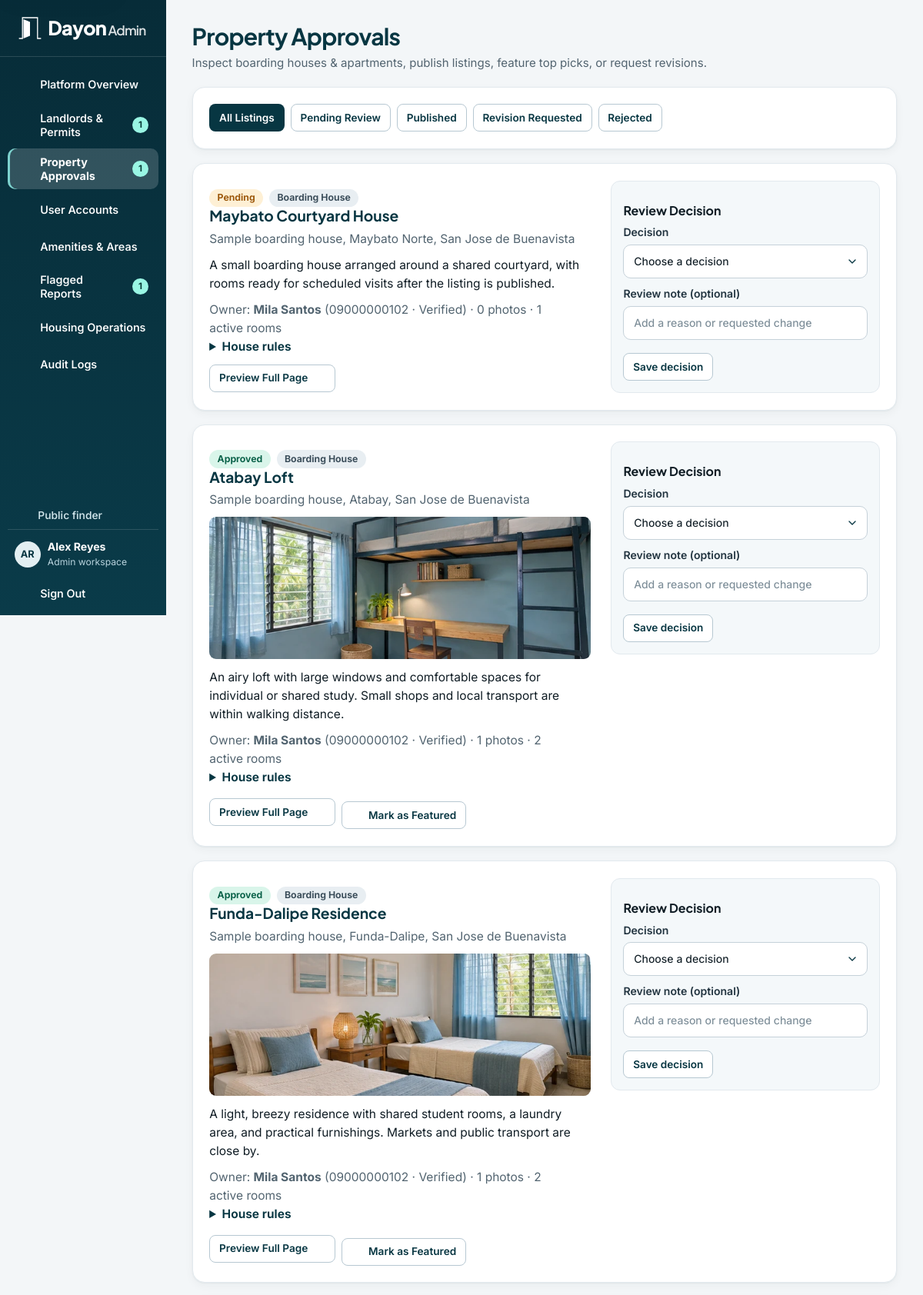
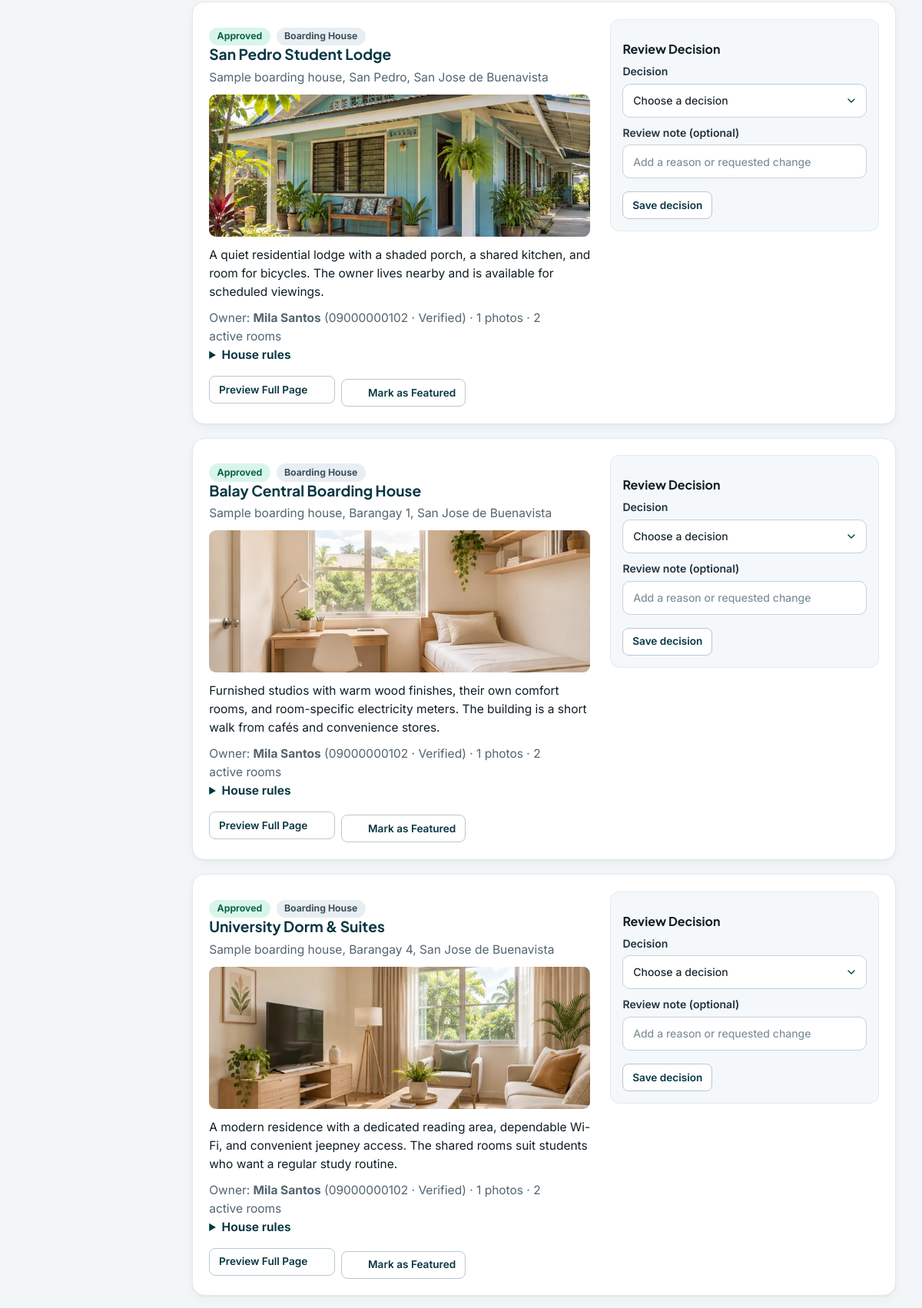
The page /admin/properties.php (signed in, upper part) on the database its author committed (2 pictures, top to bottom).
### tables this page shows
CREATE TABLE users (
    user_id BIGINT UNSIGNED AUTO_INCREMENT PRIMARY KEY,
    role_id TINYINT UNSIGNED NOT NULL,
    email VARCHAR(150) NOT NULL UNIQUE,
    password_hash VARCHAR(255) NOT NULL,
    first_name VARCHAR(80) NOT NULL,
    last_name VARCHAR(80) NOT NULL,
    phone_number VARCHAR(20) NOT NULL,
    account_status ENUM('active', 'suspended', 'pending') NOT NULL DEFAULT 'active',
    created_at TIMESTAMP NOT NULL DEFAULT CURRENT_TIMESTAMP,
    updated_at TIMESTAMP NOT NULL DEFAULT CURRENT_TIMESTAMP ON UPDATE CURRENT_TIMESTAMP,
    CONSTRAINT fk_users_role FOREIGN KEY (role_id) REFERENCES roles(role_id)
);

CREATE TABLE roles (
    role_id TINYINT UNSIGNED AUTO_INCREMENT PRIMARY KEY,
    role_name VARCHAR(30) NOT NULL UNIQUE
);

CREATE TABLE properties (
    property_id BIGINT UNSIGNED AUTO_INCREMENT PRIMARY KEY,
    landlord_id BIGINT UNSIGNED NOT NULL,
    barangay_id INT UNSIGNED NOT NULL,
    property_name VARCHAR(150) NOT NULL,
    property_type ENUM('boarding_house', 'apartment', 'dormitory', 'bedspace') NOT NULL DEFAULT 'boarding_house',
    description TEXT NULL,
    street_address VARCHAR(255) NULL,
    nearest_school VARCHAR(150) NULL,
    nearest_landmark VARCHAR(255) NULL,
    latitude DECIMAL(10, 7) NULL,
    longitude DECIMAL(10, 7) NULL,
    distance_to_campus_m INT UNSIGNED NULL,
    gender_policy ENUM('all', 'male_only', 'female_only') NULL DEFAULT NULL,
    curfew_time TIME NULL,
    no_curfew TINYINT(1) NOT NULL DEFAULT 0,
    house_rules TEXT NULL,
    water_billing ENUM('included', 'submetered', 'shared', 'fixed') NULL,
    water_notes VARCHAR(150) NULL,
    electricity_billing ENUM('included', 'submetered', 'shared', 'own_meter') NULL,
    electricity_notes VARCHAR(150) NULL,
    wifi_policy ENUM('free', 'paid', 'tenant_own', 'none') NULL,
    wifi_notes VARCHAR(150) NULL,
    furnishing_status ENUM('unfurnished', 'semi_furnished', 'fully_furnished') NULL,
    deposit_terms VARCHAR(200) NULL,
    minimum_stay VARCHAR(100) NULL,
    payment_methods VARCHAR(150) NULL,
    visitor_policy VARCHAR(200) NULL,
    cooking_policy VARCHAR(200) NULL,
    pet_policy VARCHAR(150) NULL,
    contact_person VARCHAR(120) NULL,
    contact_phone VARCHAR(30) NULL,
    contact_social VARCHAR(200) NULL,
    viewing_hours VARCHAR(150) NULL,
    custom_details TEXT NULL,
    is_featured TINYINT(1) NOT NULL DEFAULT 0,
    approval_status ENUM('pending', 'approved', 'rejected', 'revision_requested') NOT NULL DEFAULT 'pending',
    approved_by BIGINT UNSIGNED NULL,
    approved_at TIMESTAMP NULL,
    created_at TIMESTAMP NOT NULL DEFAULT CURRENT_TIMESTAMP,
    updated_at TIMESTAMP NOT NULL DEFAULT CURRENT_TIMESTAMP ON UPDATE CURRENT_TIMESTAMP,
    INDEX idx_properties_search (approval_status, property_type, gender_policy, distance_to_campus_m),
    CONSTRAINT fk_property_landlord FOREIGN KEY (landlord_id) REFERENCES landlord_profiles(landlord_id),
    CONSTRAINT fk_property_barangay FOREIGN KEY (barangay_id) REFERENCES barangays(barangay_id),
    CONSTRAINT fk_property_approver FOREIGN KEY (approved_by) REFERENCES users(user_id) ON DELETE SET NULL
);

CREATE TABLE barangays (
    barangay_id INT UNSIGNED AUTO_INCREMENT PRIMARY KEY,
    municipality_id INT UNSIGNED NOT NULL,
    barangay_name VARCHAR(100) NOT NULL,
    UNIQUE KEY uq_barangay_municipality (municipality_id, barangay_name),
    CONSTRAINT fk_barangay_municipality FOREIGN KEY (municipality_id) REFERENCES municipalities(municipality_id)
);

CREATE TABLE municipalities (
    municipality_id INT UNSIGNED AUTO_INCREMENT PRIMARY KEY,
    municipality_name VARCHAR(100) NOT NULL,
    province_name VARCHAR(100) NOT NULL,
    UNIQUE KEY uq_municipality_province (municipality_name, province_name)
);

CREATE TABLE landlord_profiles (
    landlord_id BIGINT UNSIGNED PRIMARY KEY,
    government_id_path VARCHAR(255) NOT NULL DEFAULT '',
    business_permit_path VARCHAR(255) NULL,
    verification_status ENUM('pending', 'verified', 'rejected') NOT NULL DEFAULT 'pending',
    verified_by BIGINT UNSIGNED NULL,
    verified_at TIMESTAMP NULL,
    CONSTRAINT fk_landlord_user FOREIGN KEY (landlord_id) REFERENCES users(user_id) ON DELETE CASCADE,
    CONSTRAINT fk_landlord_verifier FOREIGN KEY (verified_by) REFERENCES users(user_id) ON DELETE SET NULL
);

### admin/properties.php (the view, shortened to what the rows shown need)
<?php
require __DIR__ . '/../includes/bootstrap.php';
require __DIR__ . '/_forms.php';
$filterStatus = is_string($_GET['status'] ?? null) && in_array($_GET['status'], ['pending', 'approved', 'revision_requested', 'rejected'], true) ? $_GET['status'] : '';
$where = $filterStatus ? 'WHERE p.approval_status = ?' : '';
$params = $filterStatus ? [$filterStatus] : [];
$properties = rows("SELECT p.*, b.barangay_name, m.municipality_name, lp.verification_status,
        u.account_status, CONCAT(u.first_name, ' ', u.last_name) AS owner, u.phone_number AS owner_phone,
        (SELECT COUNT(*) FROM rooms r WHERE r.property_id = p.property_id AND r.is_active = 1) AS active_rooms,
        (SELECT COUNT(*) FROM property_images i WHERE i.property_id = p.property_id) AS photo_count,
        (SELECT COUNT(*) FROM landlord_permits pm WHERE pm.landlord_id = p.landlord_id AND (pm.property_id = p.property_id OR pm.property_id IS NULL) AND pm.verification_status = 'verified') AS verified_permits,
        (SELECT image_path FROM property_images i WHERE i.property_id = p.property_id ORDER BY is_primary DESC, image_id LIMIT 1) AS image_path
    FROM properties p JOIN barangays b ON b.barangay_id = p.barangay_id
    JOIN municipalities m ON m.municipality_id = b.municipality_id
    JOIN landlord_profiles lp ON lp.landlord_id = p.landlord_id
    JOIN users u ON u.user_id = p.landlord_id
    {$where}
    ORDER BY p.approval_status = 'pending' DESC, p.is_featured DESC, p.updated_at DESC, p.property_id DESC", $params);
$pageTitle = 'Property Approvals';
require __DIR__ . '/../includes/portal_header.php';
?>
<?php foreach ($properties as $property): ?>
    <?php
    $choices = [];
    $ownerActive = $property['account_status'] === 'active';
    $ownerVerified = $property['verification_status'] === 'verified';
    if ($ownerActive && $property['approval_status'] !== 'approved') {
        if ($ownerVerified) {
            $choices['approved'] = 'Approve & Publish Listing';
        } else {
            $choices['approve_and_verify'] = 'Verify Owner & Publish Listing';
        }
    }
    if ($property['approval_status'] !== 'revision_requested') {
        $choices['revision_requested'] = 'Request Revisions';
    }
    if ($property['approval_status'] !== 'rejected') {
        $choices['rejected'] = 'Reject Listing';
    }
    if ($property['approval_status'] === 'approved') {
        $choices['pending'] = 'Unpublish (Set Pending)';
    }
    ?>
    <article class="panel" id="listing-review-<?= (int) $property['property_id'] ?>">
        <div class="review-layout">
            <div class="record-summary">
                <div class="actions">
                    <span class="badge <?= e($property['approval_status']) ?>"><?= e(admin_status_label($property['approval_status'])) ?></span>
                    <span class="badge"><?= e(property_type_label($property['property_type'] ?? 'boarding_house')) ?></span>
                </div>
                <h2><?= e($property['property_name']) ?></h2>
                <p class="muted"><?= e(($property['street_address'] ? $property['street_address'] . ', ' : '') . $property['barangay_name'] . ', ' . $property['municipality_name']) ?></p>
                <?php if (!empty($property['image_path'])): ?><img class="record-cover" src="<?= e(media_url($property['image_path'])) ?>" alt="" loading="lazy"><?php endif; ?>
                <?php if (!empty($property['description'])): ?><p><?= nl2br(e($property['description'])) ?></p><?php endif; ?>
                <p class="muted">
                    Owner: <strong><?= e($property['owner']) ?></strong> (<?= e($property['owner_phone']) ?> · <?= e(ucfirst($property['verification_status'])) ?>) ·
                    <?= (int) $property['photo_count'] ?> photos · <?= (int) $property['active_rooms'] ?> active rooms
                </p>
                <?php if (!empty($property['house_rules'])): ?><details><summary>House rules</summary><p><?= nl2br(e($property['house_rules'])) ?></p></details><?php endif; ?>
                <div class="actions">
                    <a class="button secondary small" href="<?= e(url('property.php?id=' . $property['property_id'])) ?>">Preview Full Page <?= icon('arrow') ?></a>
                    <?php if ($property['approval_status'] === 'approved'): ?>
                        <form method="post" action="<?= e(url('actions/admin_action.php')) ?>">
                            <button class="button small secondary" name="status" value="<?= !empty($property['is_featured']) ? 'unfeature' : 'feature' ?>">
                                <?= icon('star') ?> <?= !empty($property['is_featured']) ? 'Remove Featured' : 'Mark as Featured' ?>
                            </button>
                        </form>
                    <?php endif; ?>
                </div>
            </div>
            <div class="record-decision">
                <h3>Review Decision</h3>
                <?php admin_status_form('property', (int) $property['property_id'], $choices, true); ?>
            </div>
        </div>
    </article>
<?php endforeach; ?>
<?php require __DIR__ . '/../includes/portal_footer.php'; ?>

### includes/portal_header.php (shortened to what the rows shown need)
<?php
$portalRole = $user['role_name'];
require __DIR__ . '/document_head.php';
?>
<body class="portal-body portal-<?= e($portalRole) ?>">
<div class="portal-layout">
    <aside class="portal-sidebar" aria-label="<?= e(ucfirst($portalRole)) ?> workspace">
        <details class="portal-navigation navigation-disclosure" data-navigation="860" open>
            <summary><?= icon('menu') ?> <span>Menu</span> <?= icon('chevron', 'menu-chevron') ?></summary>
            <div class="portal-navigation-content">
                <div class="portal-sidebar-bottom">
                    <div class="portal-identity">
                        <span class="avatar" aria-hidden="true"><?= e(user_initials($user)) ?></span>
                        <div><strong><?= e($user['full_name']) ?></strong><span><?= e(ucfirst($portalRole)) ?> workspace</span></div>
                    </div>
                </div>
            </div>
        </details>
    </aside>
    <main id="main" class="portal-main">
        <header class="portal-page-heading<?= !empty($pageHeaderClass) ? ' ' . e($pageHeaderClass) : '' ?>">
            <div>
                <h1><?= e($pageTitle) ?></h1>
            </div>
        </header>

### includes/helpers.php (shortened to what the rows shown need)
<?php
function e(mixed $value): string
{
    return htmlspecialchars((string) $value, ENT_QUOTES | ENT_SUBSTITUTE, 'UTF-8');
}
function url(string $path = ''): string
{
    static $base = null;
    if ($base === null) {
        $configured = getenv('DAYON_BASE_PATH');
        $root = str_replace('\\', '/', (string) realpath($_SERVER['DOCUMENT_ROOT'] ?? APP_ROOT));
        $app = str_replace('\\', '/', APP_ROOT);
        $prefix = rtrim($root, '/') . '/';
        $base = $configured !== false
            ? '/' . trim($configured, '/')
            : (str_starts_with(strtolower($app), strtolower($prefix)) ? '/' . substr($app, strlen($prefix)) : '');
        $base = rtrim($base, '/');
    }
    return $base . '/' . ltrim($path, '/');
}
function query(string $sql, array $params = []): PDOStatement
{
    global $pdo;
    $statement = $pdo->prepare($sql);
    $statement->execute($params);
    return $statement;
}
function row(string $sql, array $params = []): ?array
{
    $result = query($sql, $params)->fetch();
    return $result === false ? null : $result;
}
function rows(string $sql, array $params = []): array
{
    return query($sql, $params)->fetchAll();
}
function property_type_label(?string $type): string
{
    return PROPERTY_TYPES[$type ?? 'boarding_house'] ?? 'Boarding House';
}
function media_url(string $path): string
{
    if (preg_match('~^assets/images/[a-z\d/_-]+\.(?:webp|jpe?g|png)$~iD', $path)) {
        return url($path);
    }
    return url('media.php?file=' . rawurlencode($path));
}
function user_initials(array $user): string
{
    return mb_strtoupper(mb_substr($user['first_name'], 0, 1) . mb_substr($user['last_name'], 0, 1));
}
function icon(string $name, string $class = ''): string
{
    return '<svg class="icon ' . e($class) . '" aria-hidden="true" viewBox="0 0 24 24" fill="none" stroke="currentColor" stroke-width="1.75" stroke-linecap="round" stroke-linejoin="round">' . ($paths[$name] ?? '') . '</svg>';
}

### admin/_forms.php (shortened to what the rows shown need)
<?php
function admin_status_form(string $operation, int $id, array $choices, bool $withNote = false, string $search = ''): void
{
    ?>
    <form method="post" action="<?= e(url('actions/admin_action.php')) ?>" class="decision-form">
        <?php if (count($choices) === 1): ?>
            <input type="hidden" name="status" value="<?= e(array_key_first($choices)) ?>">
        <?php else: ?>
            <label class="form-field">Decision
                <select name="status" required>
                    <option value="">Choose a decision</option>
                </select>
            </label>
        <?php endif; ?>
        <?php if ($withNote): ?>
            <label class="form-field">Review note (optional)
                <input type="text" name="note" maxlength="500" placeholder="Add a reason or requested change">
            </label>
        <?php endif; ?>
        <button class="button secondary small" type="submit"<?= $operation === 'user' && isset($choices['suspended']) ? ' data-confirm="Suspend this account? The user will lose access until you reactivate it."' : '' ?>><?= e(count($choices) === 1 ? reset($choices) : 'Save decision') ?></button>
    </form>
    <?php
}
function admin_status_label(string $status): string
{
    return ucfirst(str_replace('_', ' ', $status));
}

### rows shown on the page
users: user_initials($user) "AR", role.role_name "Admin"
properties: approval_status "Pending", property_type "Boarding House", property_name "Maybato Courtyard House", street_address.municipality_name "Sample boarding house, Maybato Norte, San Jose de Buenavista", description "A small boarding house arranged around a shared courtyard, with rooms ready for scheduled visits after the listing is published.", owner "Mila Santos", users.phone_number "09000000102", landlord.verification_status "Verified", photo_count "0", active_rooms "1"
properties: approval_status "Approved", property_type "Boarding House", property_name "Atabay Loft", street_address.municipality_name "Sample boarding house, Atabay, San Jose de Buenavista", shows a picture, description "An airy loft with large windows and comfortable spaces for individual or shared study. Small shops and local transport are within walking distance.", owner "Mila Santos", users.phone_number "09000000102", landlord.verification_status "Verified", photo_count "1", active_rooms "2", is_featured "Mark as Featured"
properties: approval_status "Approved", property_type "Boarding House", property_name "Funda-Dalipe Residence", street_address.municipality_name "Sample boarding house, Funda-Dalipe, San Jose de Buenavista", shows a picture, description "A light, breezy residence with shared student rooms, a laundry area, and practical furnishings. Markets and public transport are close by.", owner "Mila Santos", users.phone_number "09000000102", landlord.verification_status "Verified", photo_count "1", active_rooms "2", is_featured "Mark as Featured"
properties: approval_status "Approved", property_type "Boarding House", property_name "San Pedro Student Lodge", street_address.municipality_name "Sample boarding house, San Pedro, San Jose de Buenavista", shows a picture, description "A quiet residential lodge with a shaded porch, a shared kitchen, and room for bicycles. The owner lives nearby and is available for scheduled viewings.", owner "Mila Santos", users.phone_number "09000000102", landlord.verification_status "Verified", photo_count "1", active_rooms "2", is_featured "Mark as Featured"
properties: approval_status "Approved", property_type "Boarding House", property_name "Balay Central Boarding House", street_address.municipality_name "Sample boarding house, Barangay 1, San Jose de Buenavista", shows a picture, description "Furnished studios with warm wood finishes, their own comfort rooms, and room-specific electricity meters. The building is a short walk from cafés and convenience stores.", owner "Mila Santos", users.phone_number "09000000102", landlord.verification_status "Verified", photo_count "1", active_rooms "2", is_featured "Mark as Featured"
properties: approval_status "Approved", property_type "Boarding House", property_name "University Dorm & Suites", street_address.municipality_name "Sample boarding house, Barangay 4, San Jose de Buenavista", shows a picture, description "A modern residence with a dedicated reading area, dependable Wi-Fi, and convenient jeepney access. The shared rooms suit students who want a regular study routine.", owner "Mila Santos", users.phone_number "09000000102", landlord.verification_status "Verified", photo_count "1", active_rooms "2", is_featured "Mark as Featured"

### other values the page prints
$label "Platform Overview"
$label "Landlords & Permits"
$count "1"
$label "Property Approvals"
$label "User Accounts"
$label "Amenities & Areas"
$label "Flagged Reports"
$label "Housing Operations"
$label "Audit Logs"
$user['full_name'] "Alex Reyes"
$pageTitle "Property Approvals"
$pageDescription "Inspect boarding houses & apartments, publish listings, feature top picks, or request revisions."
$label "Pending Review"
$label "Published"
$label "Revision Requested"
